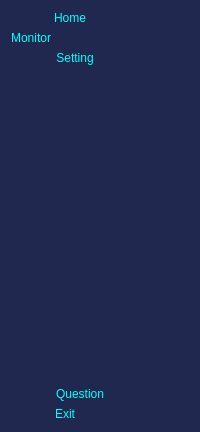
       <widget class="QWidget" name="Btn_Widget" native="true">
        <property name="styleSheet">
         <string notr="true">QWidget{
	background-color: #20284F
}
</string>
        </property>
        <layout class="QGridLayout" name="gridLayout_3">
         <item row="0" column="0">
          <layout class="QVBoxLayout" name="verticalLayout_2">
           <item>
            <widget class="QPushButton" name="Btn_M_Home">
             <property name="styleSheet">
              <string notr="true">QPushButton{
	color: rgb(0, 255, 255);

	background-color: qlineargradient(spread:pad, x1:0, y1:0, x2:1, y2:1, stop:0 rgba(0, 0, 0, 0), stop:1 rgba(255, 255, 255, 0));
	border:none;
	qproperty-icon: url(:/img/home.png);
	qproperty-iconSize:40px;
	font: italic 15pt &quot;Californian FB&quot;;
	
	}
QPushButton:hover{
background-color: qlineargradient(spread:pad, x1:0.134, y1:0.493955, x2:1, y2:0.562, stop:0 rgba(35, 130, 175, 223), stop:1 rgba(255, 255, 255, 0));

	}
</string>
             </property>
             <property name="text">
              <string>Home                  </string>
             </property>
            </widget>
           </item>
           <item alignment="Qt::AlignLeft">
            <widget class="QPushButton" name="Btn_M_Page3">
             <property name="styleSheet">
              <string notr="true">QPushButton{
	color: rgb(0, 255, 255);

	background-color: qlineargradient(spread:pad, x1:0, y1:0, x2:1, y2:1, stop:0 rgba(0, 0, 0, 0), stop:1 rgba(255, 255, 255, 0));
border:none;
	qproperty-icon: url(:/img/all.png);
	qproperty-iconSize:40px;
	font: italic 15pt &quot;Californian FB&quot;;
	
	}
QPushButton:hover{
background-color: qlineargradient(spread:pad, x1:0.134, y1:0.493955, x2:1, y2:0.562, stop:0 rgba(35, 130, 175, 223), stop:1 rgba(255, 255, 255, 0));


	}
</string>
             </property>
             <property name="text">
              <string>Monitor</string>
             </property>
            </widget>
           </item>
           <item>
            <widget class="QPushButton" name="Btn_M_Setting">
             <property name="styleSheet">
              <string notr="true">QPushButton{
	color: rgb(0, 255, 255);

	
	background-color: qlineargradient(spread:pad, x1:0, y1:0, x2:1, y2:1, stop:0 rgba(0, 0, 0, 0), stop:1 rgba(255, 255, 255, 0));
	border:none;
	
	qproperty-icon:url(:/img/setting (1).png);
	qproperty-iconSize:40px;
	font: italic 15pt &quot;Californian FB&quot;;
	
	}
QPushButton:hover{
background-color: qlineargradient(spread:pad, x1:0.134, y1:0.493955, x2:1, y2:0.562, stop:0 rgba(35, 130, 175, 223), stop:1 rgba(255, 255, 255, 0));


	}

</string>
             </property>
             <property name="text">
              <string>Setting               </string>
             </property>
            </widget>
           </item>
           <item>
            <spacer name="verticalSpacer">
             <property name="orientation">
              <enum>Qt::Vertical</enum>
             </property>
             <property name="sizeHint" stdset="0">
              <size>
               <width>20</width>
               <height>316</height>
              </size>
             </property>
            </spacer>
           </item>
           <item>
            <widget class="QPushButton" name="Btn_M_Qu">
             <property name="styleSheet">
              <string notr="true">QPushButton{
	color: rgb(0, 255, 255);

	background-color: qlineargradient(spread:pad, x1:0, y1:0, x2:1, y2:1, stop:0 rgba(0, 0, 0, 0), stop:1 rgba(255, 255, 255, 0));
	border:none;
	qproperty-icon:url(:/img/help.png);
	qproperty-iconSize:40px;
	font: italic 15pt &quot;Californian FB&quot;;
	
	}
QPushButton:hover{
padding-bottom:8px;


	}

</string>
             </property>
             <property name="text">
              <string>Question            </string>
             </property>
            </widget>
           </item>
           <item>
            <widget class="QPushButton" name="Btn_M_Exit">
             <property name="styleSheet">
              <string notr="true">QPushButton{
	color: rgb(0, 255, 255);

	background-color: qlineargradient(spread:pad, x1:0, y1:0, x2:1, y2:1, stop:0 rgba(0, 0, 0, 0), stop:1 rgba(255, 255, 255, 0));
	border:none;
	
	qproperty-icon:url(:/img/sign-out.png); 
	qproperty-iconSize:40px;
	font: italic 15pt &quot;Californian FB&quot;;
	
	}
QPushButton:hover{
padding-bottom:8px;
	}
QPushButton:pressed{

	}</string>
             </property>
             <property name="text">
              <string>Exit                     </string>
             </property>
            </widget>
           </item>
          </layout>
         </item>
        </layout>
       </widget>
